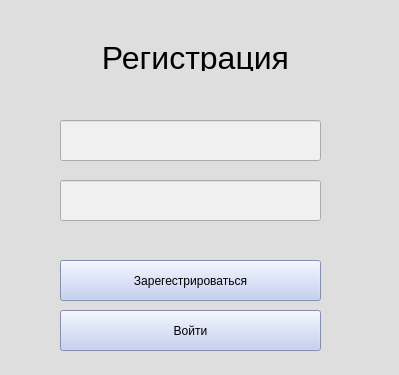
<?xml version="1.0" encoding="UTF-8"?>
<ui version="4.0">
 <class>Form</class>
 <widget class="QWidget" name="Form">
  <property name="geometry">
   <rect>
    <x>0</x>
    <y>0</y>
    <width>399</width>
    <height>375</height>
   </rect>
  </property>
  <property name="windowTitle">
   <string>Form</string>
  </property>
  <property name="styleSheet">
   <string notr="true">background-color: rgb(222, 222, 222);</string>
  </property>
  <widget class="QLabel" name="label">
   <property name="geometry">
    <rect>
     <x>0</x>
     <y>40</y>
     <width>391</width>
     <height>31</height>
    </rect>
   </property>
   <property name="text">
    <string>&lt;html&gt;&lt;head/&gt;&lt;body&gt;&lt;p align=&quot;center&quot;&gt;&lt;span style=&quot; font-size:24pt;&quot;&gt;Регистрация&lt;/span&gt;&lt;/p&gt;&lt;/body&gt;&lt;/html&gt;</string>
   </property>
  </widget>
  <widget class="QPushButton" name="pushButton_2">
   <property name="geometry">
    <rect>
     <x>60</x>
     <y>310</y>
     <width>261</width>
     <height>41</height>
    </rect>
   </property>
   <property name="styleSheet">
    <string notr="true">background-color: rgb(185, 198, 241);
</string>
   </property>
   <property name="text">
    <string>Войти</string>
   </property>
  </widget>
  <widget class="QLineEdit" name="lineEdit_2">
   <property name="geometry">
    <rect>
     <x>60</x>
     <y>180</y>
     <width>261</width>
     <height>41</height>
    </rect>
   </property>
   <property name="styleSheet">
    <string notr="true">background-color: rgb(240, 240, 240);</string>
   </property>
  </widget>
  <widget class="QLineEdit" name="lineEdit">
   <property name="geometry">
    <rect>
     <x>60</x>
     <y>120</y>
     <width>261</width>
     <height>41</height>
    </rect>
   </property>
   <property name="styleSheet">
    <string notr="true">background-color: rgb(240, 240, 240);</string>
   </property>
  </widget>
  <widget class="QPushButton" name="pushButton">
   <property name="geometry">
    <rect>
     <x>60</x>
     <y>260</y>
     <width>261</width>
     <height>41</height>
    </rect>
   </property>
   <property name="styleSheet">
    <string notr="true">background-color: rgb(185, 198, 241);
</string>
   </property>
   <property name="text">
    <string>Зарегестрироваться</string>
   </property>
  </widget>
  <widget class="QLabel" name="label_2">
   <property name="geometry">
    <rect>
     <x>0</x>
     <y>80</y>
     <width>391</width>
     <height>31</height>
    </rect>
   </property>
   <property name="text">
    <string>&lt;html&gt;&lt;head/&gt;&lt;body&gt;&lt;p align=&quot;center&quot;&gt;&lt;br/&gt;&lt;/p&gt;&lt;/body&gt;&lt;/html&gt;</string>
   </property>
  </widget>
 </widget>
 <resources/>
 <connections/>
</ui>
